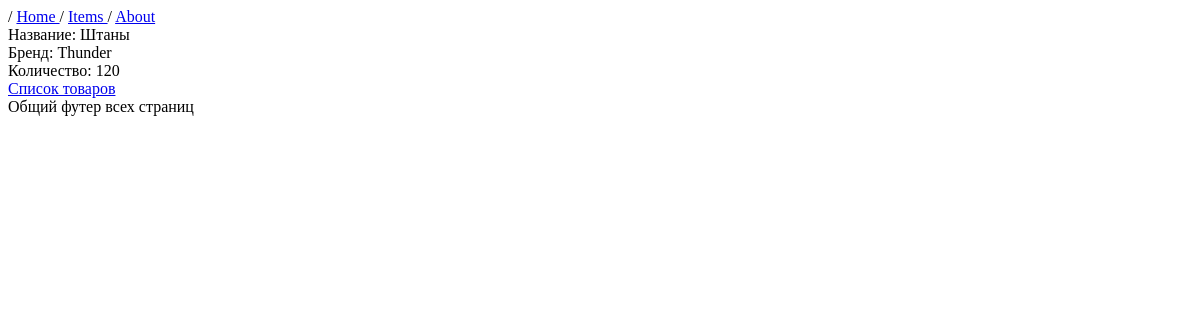
The page /item/4/ on the database as committed earlier.
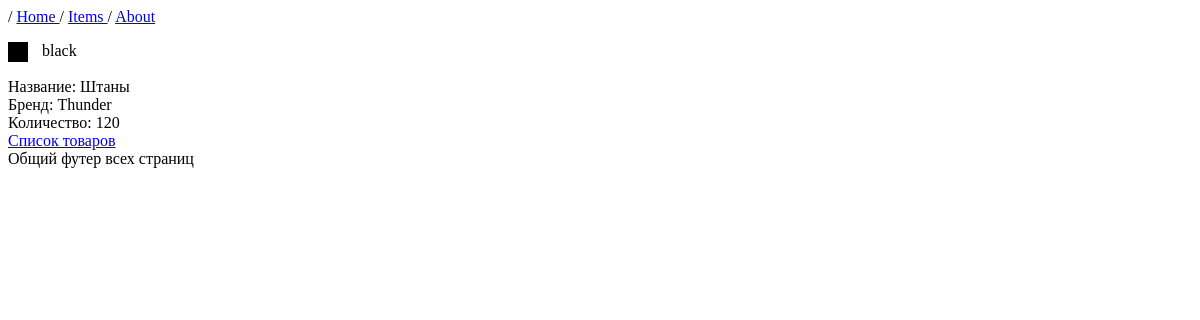
The same page on the database as committed later.
### MainApp/models.py (models this page shows)
class Color(models.Model):
   name = models.CharField(max_length=32, unique=True)

### MainApp/views.py (the view)
# urls.py: path('item/<int:number>/', views.item, name='item'),
def item(request, number):
    try:
        item = Item.objects.get(id=number)
        colors = item.colors.all()
    except ObjectDoesNotExist:
        return render(request, "errors.html", """Товар с id ={number} не найден""")
    else:
        context= {
            "item":item,
            "colors":colors }
        return render(request, "item.html", context)

### templates/item.html (shortened to what this page needs)
{% extends 'base.html' %}
{% load static %}
{% block content %}
{{block.super}}
    {% for i in colors  %}
  <ul type="square">  <li >
    <span class="color-marker" style="background-color: {{i.name}};"></span>
    {{i.name}}
  </li>
</ul>
{% endfor %}
     {% if item.count %}
    Название: {{item.name}} <br>Бренд: {{item.brand}}  <br> Количество: {{item.count}} <br>
    <a href="/items">Список товаров</a>
    {% else %}
    товара нет на складе <br>
    <a href="/items">Список товаров</a>
    {% endif %}
{% endblock %}

Rows that differ between the two databases and show on the page:
added Color: name "black"
